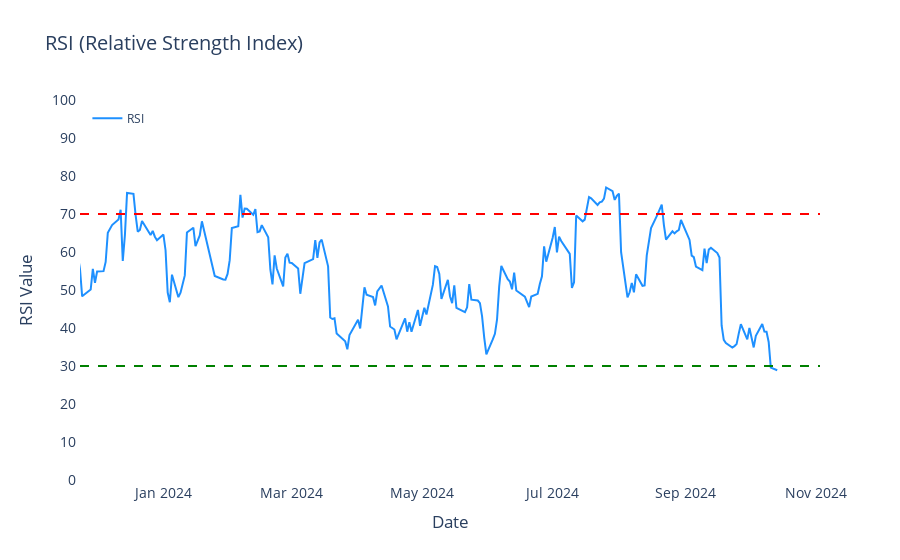
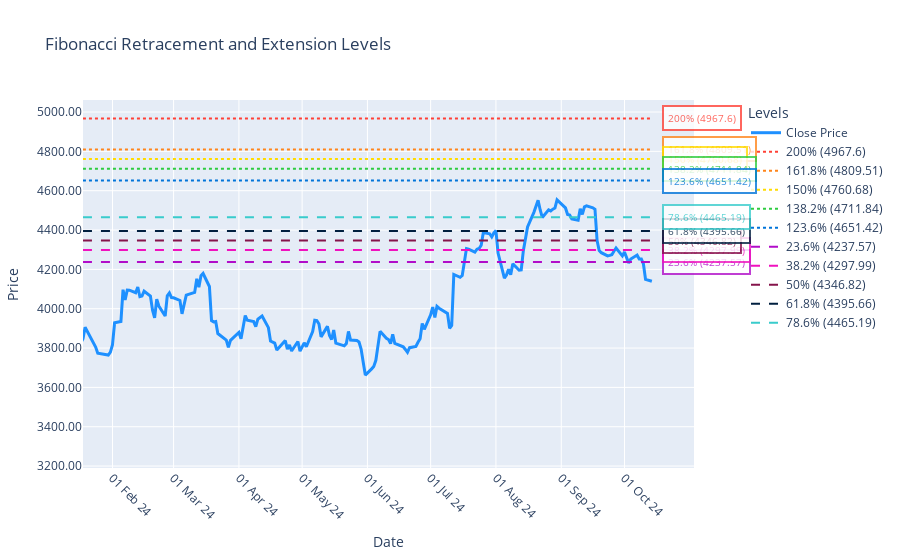
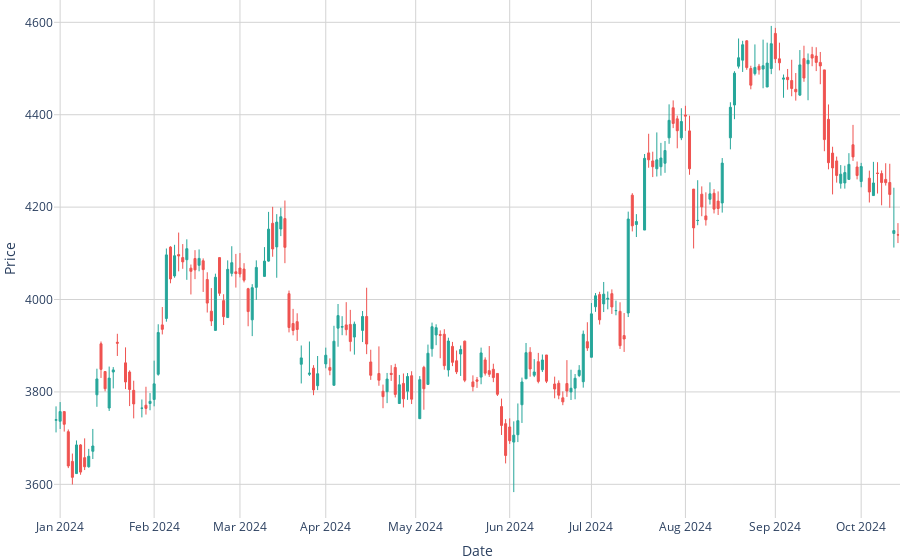

The code cell stored with these charts, in order, in its notebook:
### Code cell
#INPUT
name = input('Enter a name: ')

# PREPROCESSING THE NAME
symbol,st_name = search_stock_symbol(name)
symbol = symbol_changes(symbol)

# API CALL
comp = yf.Ticker(symbol)
data = comp.history(period='1y', interval='1d')
info = comp.info

curr_price = info['currentPrice']

weights = {
    'pe': 0.3,
    'rsi': 0.5,
    'macd': 0.5,
    'fib': 0.4,
    'trend': 0.4
}

# PE RATIO AND CAP ID
info = pe_and_market_cap(info)

if info[2] != 1:
    print('The company is not large cap')


pe = info[1]

if pe <= 20:
    pe_score = 1  # Buy
    pe_response = f'The P/E ratio is {round(pe,2)}, which is below 20, hence BUY'

else:
    pe_score = -1  # Sell
    pe_response = f'The P/E ratio is {round(pe,2)}, which is above 20, hence SELL'


# RSI
r, window = rsi(data)
rsi_score, rsi_response = analyze_rsi(r)

# MACD
ma = macd(data)
macd_score, macd_response = interpret_macd(ma)


# Fibonacci Retracement
fib = fibonacci_retracement(data)

current_price = data['Close'].iloc[-1]
prev_price = data['Close'].iloc[-2]

trend = fib['trend']

levels = dict()
levels['retracement'] = fib['retracement_levels']
levels ['extension'] = fib['extension_levels']

fib_response, fib_score = fib_insight(current_price=current_price, trend=trend, levels=levels, previous_price=prev_price)

data_trend = calculate_trend(data, short_window=14, long_window=50)
trend_score, trend_response = analyze_trend(data_trend)

final_score = (
    (pe_score * weights['pe']) + 
    (rsi_score * weights['rsi']) + 
    (macd_score * weights['macd']) + 
    (fib_score * weights['fib']) +
    (trend_score * weights['trend'])
)

# Decision based on final score
if final_score > 0:
    print(f'\nBuy stocks of {st_name}')
else:
    print(f'\nSell your stocks of {st_name}')


print(f'Current Price of {st_name}: {curr_price}')
print(f'Market Cap of {st_name}: {round(info[0] / (10 ** 7) , 2)} Crores')

print(pe_response)  

visualise_macd(ma)
print(macd_response)

visualise_rsi(r, window)
print(rsi_response)

fig = visualise_fib(fib, data)
fig.show()
print(*fib_response)

print('\n' + trend_response)
plot_stock_trends_candlestick(data_trend)

### Figure 1 — Plotly figure (JSON) as saved in the notebook; plotly's stock layout.template omitted (floating-point values rounded to 4 significant figures; data arrays with more than 128 entries replaced by an {"elided": "..."} marker saying what was removed)
{"data": [{"hovertemplate": "Date: %{x|%b %d}<br>RSI: %{y:.2f}<extra></extra>", "line": {"color": "dodgerblue", "width": 2}, "mode": "lines", "name": "RSI", "type": "scatter", "x": {"elided": "230 str values"}, "y": {"elided": "230 float values"}}], "layout": {"font": {"size": 14}, "hovermode": "x unified", "legend": {"font": {"size": 12}, "x": 0.01, "y": 0.99}, "plot_bgcolor": "white", "shapes": [{"line": {"color": "red", "dash": "dash", "width": 2}, "type": "line", "x0": 0, "x1": 1, "xref": "x domain", "y0": 70, "y1": 70, "yref": "y"}, {"line": {"color": "green", "dash": "dash", "width": 2}, "type": "line", "x0": 0, "x1": 1, "xref": "x domain", "y0": 30, "y1": 30, "yref": "y"}], "showlegend": true, "title": {"text": "RSI (Relative Strength Index)"}, "xaxis": {"nticks": 10, "range": ["2023-11-23T00:00:00+05:30", "2024-11-03T00:00:00+05:30"], "showgrid": true, "showline": true, "showticklabels": true, "tickmode": "auto", "title": {"text": "Date"}, "zeroline": false}, "yaxis": {"dtick": 10, "range": [0, 100], "showgrid": true, "showline": true, "showticklabels": true, "tick0": 0, "tickmode": "linear", "title": {"text": "RSI Value"}, "zeroline": false}}}

### Figure 2 — Plotly figure (JSON) as saved in the notebook; plotly's stock layout.template omitted (floating-point values rounded to 4 significant figures; data arrays with more than 128 entries replaced by an {"elided": "..."} marker saying what was removed)
{"data": [{"hovertemplate": "<b>Date:</b> %{x|%d %b %y}<br><b>Close:</b> %{y:.2f}<extra></extra>", "line": {"color": "#1e90ff", "width": 3}, "name": "Close Price", "type": "scatter", "x": {"elided": "244 str values"}, "y": {"elided": "244 float values"}}, {"line": {"color": "#FF4136", "dash": "dot", "width": 2}, "mode": "lines", "name": "200% (4967.6)", "type": "scatter", "x": ["2023-10-16T00:00:00+05:30", "2024-10-14T00:00:00+05:30"], "y": [4968.0, 4968.0]}, {"line": {"color": "#FF851B", "dash": "dot", "width": 2}, "mode": "lines", "name": "161.8% (4809.51)", "type": "scatter", "x": ["2023-10-16T00:00:00+05:30", "2024-10-14T00:00:00+05:30"], "y": [4810.0, 4810.0]}, {"line": {"color": "#FFDC00", "dash": "dot", "width": 2}, "mode": "lines", "name": "150% (4760.68)", "type": "scatter", "x": ["2023-10-16T00:00:00+05:30", "2024-10-14T00:00:00+05:30"], "y": [4761.0, 4761.0]}, {"line": {"color": "#2ECC40", "dash": "dot", "width": 2}, "mode": "lines", "name": "138.2% (4711.84)", "type": "scatter", "x": ["2023-10-16T00:00:00+05:30", "2024-10-14T00:00:00+05:30"], "y": [4712.0, 4712.0]}, {"line": {"color": "#0074D9", "dash": "dot", "width": 2}, "mode": "lines", "name": "123.6% (4651.42)", "type": "scatter", "x": ["2023-10-16T00:00:00+05:30", "2024-10-14T00:00:00+05:30"], "y": [4651.0, 4651.0]}, {"line": {"color": "#B10DC9", "dash": "dash", "width": 2}, "mode": "lines", "name": "23.6% (4237.57)", "type": "scatter", "x": ["2023-10-16T00:00:00+05:30", "2024-10-14T00:00:00+05:30"], "y": [4238.0, 4238.0]}, {"line": {"color": "#F012BE", "dash": "dash", "width": 2}, "mode": "lines", "name": "38.2% (4297.99)", "type": "scatter", "x": ["2023-10-16T00:00:00+05:30", "2024-10-14T00:00:00+05:30"], "y": [4298.0, 4298.0]}, {"line": {"color": "#85144b", "dash": "dash", "width": 2}, "mode": "lines", "name": "50% (4346.82)", "type": "scatter", "x": ["2023-10-16T00:00:00+05:30", "2024-10-14T00:00:00+05:30"], "y": [4347.0, 4347.0]}, {"line": {"color": "#001f3f", "dash": "dash", "width": 2}, "mode": "lines", "name": "61.8% (4395.66)", "type": "scatter", "x": ["2023-10-16T00:00:00+05:30", "2024-10-14T00:00:00+05:30"], "y": [4396.0, 4396.0]}, {"line": {"color": "#39CCCC", "dash": "dash", "width": 2}, "mode": "lines", "name": "78.6% (4465.19)", "type": "scatter", "x": ["2023-10-16T00:00:00+05:30", "2024-10-14T00:00:00+05:30"], "y": [4465.0, 4465.0]}], "layout": {"annotations": [{"bgcolor": "white", "bordercolor": "#FF4136", "borderpad": 4, "borderwidth": 2, "font": {"color": "#FF4136", "size": 10}, "opacity": 0.8, "showarrow": false, "text": "200% (4967.6)", "x": "2024-10-14T00:00:00+05:30", "xanchor": "left", "xshift": 10, "y": 4968.0}, {"bgcolor": "white", "bordercolor": "#FF851B", "borderpad": 4, "borderwidth": 2, "font": {"color": "#FF851B", "size": 10}, "opacity": 0.8, "showarrow": false, "text": "161.8% (4809.51)", "x": "2024-10-14T00:00:00+05:30", "xanchor": "left", "xshift": 10, "y": 4810.0}, {"bgcolor": "white", "bordercolor": "#FFDC00", "borderpad": 4, "borderwidth": 2, "font": {"color": "#FFDC00", "size": 10}, "opacity": 0.8, "showarrow": false, "text": "150% (4760.68)", "x": "2024-10-14T00:00:00+05:30", "xanchor": "left", "xshift": 10, "y": 4761.0}, {"bgcolor": "white", "bordercolor": "#2ECC40", "borderpad": 4, "borderwidth": 2, "font": {"color": "#2ECC40", "size": 10}, "opacity": 0.8, "showarrow": false, "text": "138.2% (4711.84)", "x": "2024-10-14T00:00:00+05:30", "xanchor": "left", "xshift": 10, "y": 4712.0}, {"bgcolor": "white", "bordercolor": "#0074D9", "borderpad": 4, "borderwidth": 2, "font": {"color": "#0074D9", "size": 10}, "opacity": 0.8, "showarrow": false, "text": "123.6% (4651.42)", "x": "2024-10-14T00:00:00+05:30", "xanchor": "left", "xshift": 10, "y": 4651.0}, {"bgcolor": "white", "bordercolor": "#B10DC9", "borderpad": 4, "borderwidth": 2, "font": {"color": "#B10DC9", "size": 10}, "opacity": 0.8, "showarrow": false, "text": "23.6% (4237.57)", "x": "2024-10-14T00:00:00+05:30", "xanchor": "left", "xshift": 10, "y": 4238.0}, {"bgcolor": "white", "bordercolor": "#F012BE", "borderpad": 4, "borderwidth": 2, "font": {"color": "#F012BE", "size": 10}, "opacity": 0.8, "showarrow": false, "text": "38.2% (4297.99)", "x": "2024-10-14T00:00:00+05:30", "xanchor": "left", "xshift": 10, "y": 4298.0}, {"bgcolor": "white", "bordercolor": "#85144b", "borderpad": 4, "borderwidth": 2, "font": {"color": "#85144b", "size": 10}, "opacity": 0.8, "showarrow": false, "text": "50% (4346.82)", "x": "2024-10-14T00:00:00+05:30", "xanchor": "left", "xshift": 10, "y": 4347.0}, {"bgcolor": "white", "bordercolor": "#001f3f", "borderpad": 4, "borderwidth": 2, "font": {"color": "#001f3f", "size": 10}, "opacity": 0.8, "showarrow": false, "text": "61.8% (4395.66)", "x": "2024-10-14T00:00:00+05:30", "xanchor": "left", "xshift": 10, "y": 4396.0}, {"bgcolor": "white", "bordercolor": "#39CCCC", "borderpad": 4, "borderwidth": 2, "font": {"color": "#39CCCC", "size": 10}, "opacity": 0.8, "showarrow": false, "text": "78.6% (4465.19)", "x": "2024-10-14T00:00:00+05:30", "xanchor": "left", "xshift": 10, "y": 4465.0}], "hovermode": "x unified", "legend": {"title": {"text": "Levels"}}, "showlegend": true, "title": {"text": "Fibonacci Retracement and Extension Levels"}, "xaxis": {"anchor": "y", "domain": [0, 0.94], "range": ["2024-01-18T00:00:00+05:30", "2024-11-03T00:00:00+05:30"], "tickangle": 45, "tickformat": "%d %b %y", "tickmode": "array", "ticktext": ["01 Feb 24", "01 Mar 24", "01 Apr 24", "01 May 24", "01 Jun 24", "01 Jul 24", "01 Aug 24", "01 Sep 24", "01 Oct 24"], "tickvals": ["2024-02-01T00:00:00+05:30", "2024-03-01T00:00:00+05:30", "2024-04-01T00:00:00+05:30", "2024-05-01T00:00:00+05:30", "2024-06-01T00:00:00+05:30", "2024-07-01T00:00:00+05:30", "2024-08-01T00:00:00+05:30", "2024-09-01T00:00:00+05:30", "2024-10-01T00:00:00+05:30"], "title": {"text": "Date"}}, "yaxis": {"anchor": "x", "domain": [0, 1], "tickformat": ".2f", "title": {"text": "Price"}}, "yaxis2": {"anchor": "x", "overlaying": "y", "side": "right", "tickformat": ".2f"}}}

### Figure 3 — Plotly figure (JSON) as saved in the notebook; plotly's stock layout.template omitted (floating-point values rounded to 4 significant figures; data arrays with more than 128 entries replaced by an {"elided": "..."} marker saying what was removed)
{"data": [{"close": {"elided": "194 float values"}, "decreasing": {"fillcolor": "#EF5350", "line": {"color": "#EF5350"}}, "high": {"elided": "194 float values"}, "increasing": {"fillcolor": "#26A69A", "line": {"color": "#26A69A"}}, "line": {"width": 1}, "low": {"elided": "194 float values"}, "open": {"elided": "194 float values"}, "type": "candlestick", "x": {"elided": "194 str values"}}], "layout": {"hovermode": "x unified", "margin": {"b": 0, "l": 0, "r": 0, "t": 0}, "plot_bgcolor": "white", "showlegend": false, "title": {"text": "Candle Chart"}, "xaxis": {"gridcolor": "lightgrey", "gridwidth": 1, "rangebreaks": [{"bounds": ["sat", "mon"]}], "rangeslider": {"visible": false}, "showgrid": true, "showticklabels": true, "title": {"text": "Date"}, "zeroline": false}, "yaxis": {"gridcolor": "lightgrey", "gridwidth": 1, "showgrid": true, "showticklabels": true, "title": {"text": "Price"}, "zeroline": false}}}
